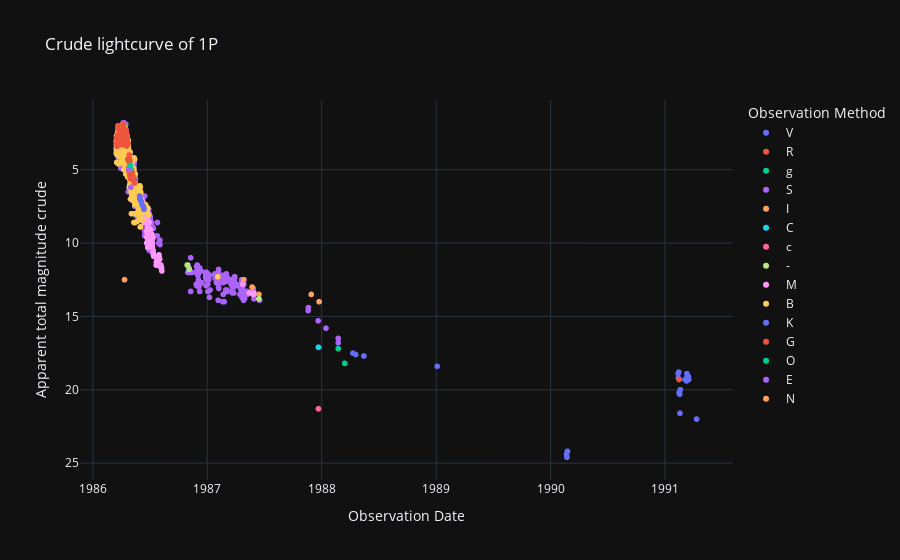

Source (notebook cell):
### Code cell
tipo_de_grafica = '1' 
generar_grafica(tipo_de_grafica, nombre_del_cometa, bases_de_datos)

### Figure 1 — Plotly figure (JSON) as saved in the notebook; plotly's stock layout.template omitted (floating-point values rounded to 4 significant figures; data arrays with more than 128 entries replaced by an {"elided": "..."} marker saying what was removed)
{"data": [{"hovertemplate": "Observation Method=V<br>Observation Date=%{x}<br>Apparent total magnitude crude=%{y}<extra></extra>", "legendgroup": "V", "marker": {"color": "#636efa", "symbol": "circle"}, "mode": "markers", "name": "V", "showlegend": true, "type": "scattergl", "x": ["1991-04-12T00:00:00", "1991-03-18T00:00:00", "1991-03-17T00:00:00", "1991-03-16T00:00:00", "1991-03-15T00:00:00", "1991-03-14T00:00:00", "1991-03-13T00:00:00", "1991-03-12T00:00:00", "1991-03-11T00:00:00", "1991-03-06T00:00:00", "1991-02-19T00:00:00", "1991-02-18T00:00:00", "1991-02-17T00:00:00", "1991-02-16T00:00:00", "1991-02-15T00:00:00", "1991-02-14T00:00:00", "1991-02-13T00:00:00", "1991-02-12T00:00:00", "1990-02-24T00:00:00", "1990-02-23T00:00:00", "1990-02-22T00:00:00", "1990-02-21T00:00:00", "1989-01-04T00:00:00", "1988-05-15T00:00:00", "1988-04-19T00:00:00", "1988-04-10T00:00:00"], "xaxis": "x", "y": [22, 19.3, 19.1, 19.1, 19.1, 19.1, 19.1, 18.9, 19.4, 19.3, 20, 21.6, 20.3, 20.2, 20.2, 18.8, 19.2, 18.9, 24.2, 24.2, 24.6, 24.4, 18.4, 17.7, 17.6, 17.5], "yaxis": "y"}, {"hovertemplate": "Observation Method=R<br>Observation Date=%{x}<br>Apparent total magnitude crude=%{y}<extra></extra>", "legendgroup": "R", "marker": {"color": "#EF553B", "symbol": "circle"}, "mode": "markers", "name": "R", "showlegend": true, "type": "scattergl", "x": ["1991-02-15T00:00:00"], "xaxis": "x", "y": [19.3], "yaxis": "y"}, {"hovertemplate": "Observation Method=g<br>Observation Date=%{x}<br>Apparent total magnitude crude=%{y}<extra></extra>", "legendgroup": "g", "marker": {"color": "#00cc96", "symbol": "circle"}, "mode": "markers", "name": "g", "showlegend": true, "type": "scattergl", "x": ["1988-03-15T00:00:00", "1988-02-23T00:00:00"], "xaxis": "x", "y": [18.2, 17.2], "yaxis": "y"}, {"hovertemplate": "Observation Method=S<br>Observation Date=%{x}<br>Apparent total magnitude crude=%{y}<extra></extra>", "legendgroup": "S", "marker": {"color": "#ab63fa", "symbol": "circle"}, "mode": "markers", "name": "S", "showlegend": true, "type": "scattergl", "x": {"elided": "975 str values"}, "xaxis": "x", "y": {"elided": "975 float values"}, "yaxis": "y"}, {"hovertemplate": "Observation Method=I<br>Observation Date=%{x}<br>Apparent total magnitude crude=%{y}<extra></extra>", "legendgroup": "I", "marker": {"color": "#FFA15A", "symbol": "circle"}, "mode": "markers", "name": "I", "showlegend": true, "type": "scattergl", "x": ["1987-12-24T00:00:00", "1987-11-29T00:00:00", "1987-06-15T00:00:00", "1987-05-27T00:00:00", "1987-05-24T00:00:00", "1987-04-27T00:00:00", "1986-04-20T00:00:00", "1986-04-19T00:00:00", "1986-04-16T00:00:00", "1986-04-14T00:00:00", "1986-04-13T00:00:00", "1986-04-12T00:00:00", "1986-04-10T00:00:00", "1986-04-09T00:00:00", "1986-04-05T00:00:00", "1986-04-03T00:00:00", "1986-03-22T00:00:00", "1986-03-22T00:00:00", "1986-03-18T00:00:00"], "xaxis": "x", "y": [14, 13.5, 13.5, 13.5, 13, 12.5, 3.3, 3.2, 2.6, 2.5, 2.6, 2.5, 2, 2.1, 2.9, 2.9, 2.6, 3, 3], "yaxis": "y"}, {"hovertemplate": "Observation Method=C<br>Observation Date=%{x}<br>Apparent total magnitude crude=%{y}<extra></extra>", "legendgroup": "C", "marker": {"color": "#19d3f3", "symbol": "circle"}, "mode": "markers", "name": "C", "showlegend": true, "type": "scattergl", "x": ["1987-12-22T00:00:00"], "xaxis": "x", "y": [17.1], "yaxis": "y"}, {"hovertemplate": "Observation Method=c<br>Observation Date=%{x}<br>Apparent total magnitude crude=%{y}<extra></extra>", "legendgroup": "c", "marker": {"color": "#FF6692", "symbol": "circle"}, "mode": "markers", "name": "c", "showlegend": true, "type": "scattergl", "x": ["1987-12-22T00:00:00"], "xaxis": "x", "y": [21.3], "yaxis": "y"}, {"hovertemplate": "Observation Method=-<br>Observation Date=%{x}<br>Apparent total magnitude crude=%{y}<extra></extra>", "legendgroup": "-", "marker": {"color": "#B6E880", "symbol": "circle"}, "mode": "markers", "name": "-", "showlegend": true, "type": "scattergl", "x": ["1987-06-15T00:00:00", "1986-11-04T00:00:00", "1986-10-31T00:00:00", "1986-10-29T00:00:00", "1986-05-25T00:00:00", "1986-05-12T00:00:00", "1986-05-10T00:00:00", "1986-05-10T00:00:00", "1986-05-08T00:00:00", "1986-05-07T00:00:00", "1986-05-06T00:00:00", "1986-05-06T00:00:00", "1986-05-05T00:00:00", "1986-05-04T00:00:00", "1986-05-04T00:00:00", "1986-05-04T00:00:00", "1986-05-04T00:00:00", "1986-05-03T00:00:00", "1986-05-02T00:00:00", "1986-05-02T00:00:00", "1986-05-02T00:00:00", "1986-05-01T00:00:00", "1986-04-30T00:00:00", "1986-04-30T00:00:00", "1986-04-30T00:00:00", "1986-04-29T00:00:00", "1986-04-29T00:00:00", "1986-04-28T00:00:00", "1986-04-28T00:00:00", "1986-04-28T00:00:00", "1986-04-28T00:00:00", "1986-04-27T00:00:00", "1986-04-27T00:00:00", "1986-04-26T00:00:00", "1986-04-26T00:00:00", "1986-04-24T00:00:00", "1986-04-23T00:00:00", "1986-04-22T00:00:00", "1986-04-21T00:00:00", "1986-04-20T00:00:00", "1986-04-19T00:00:00", "1986-04-19T00:00:00", "1986-04-18T00:00:00", "1986-04-17T00:00:00", "1986-04-17T00:00:00", "1986-04-17T00:00:00", "1986-04-16T00:00:00", "1986-04-16T00:00:00", "1986-04-16T00:00:00", "1986-04-15T00:00:00", "1986-04-14T00:00:00", "1986-04-14T00:00:00", "1986-04-13T00:00:00", "1986-04-13T00:00:00", "1986-04-12T00:00:00", "1986-04-12T00:00:00", "1986-04-12T00:00:00", "1986-04-11T00:00:00", "1986-04-11T00:00:00", "1986-04-11T00:00:00", "1986-04-11T00:00:00", "1986-04-10T00:00:00", "1986-04-10T00:00:00", "1986-04-10T00:00:00", "1986-04-09T00:00:00", "1986-04-09T00:00:00", "1986-04-09T00:00:00", "1986-04-09T00:00:00", "1986-04-08T00:00:00", "1986-04-08T00:00:00", "1986-04-07T00:00:00", "1986-04-07T00:00:00", "1986-04-07T00:00:00", "1986-04-07T00:00:00", "1986-04-07T00:00:00", "1986-04-06T00:00:00", "1986-04-06T00:00:00", "1986-04-06T00:00:00", "1986-04-06T00:00:00", "1986-04-06T00:00:00", "1986-04-05T00:00:00", "1986-04-05T00:00:00", "1986-04-05T00:00:00", "1986-04-04T00:00:00", "1986-04-03T00:00:00", "1986-04-03T00:00:00", "1986-04-03T00:00:00", "1986-04-03T00:00:00", "1986-04-03T00:00:00", "1986-04-02T00:00:00", "1986-04-02T00:00:00", "1986-04-01T00:00:00", "1986-04-01T00:00:00", "1986-04-01T00:00:00", "1986-03-31T00:00:00", "1986-03-31T00:00:00", "1986-03-30T00:00:00", "1986-03-30T00:00:00", "1986-03-29T00:00:00", "1986-03-28T00:00:00", "1986-03-27T00:00:00", "1986-03-27T00:00:00", "1986-03-24T00:00:00", "1986-03-23T00:00:00", "1986-03-22T00:00:00", "1986-03-22T00:00:00", "1986-03-22T00:00:00", "1986-03-20T00:00:00", "1986-03-20T00:00:00", "1986-03-20T00:00:00", "1986-03-19T00:00:00", "1986-03-19T00:00:00", "1986-03-19T00:00:00", "1986-03-19T00:00:00", "1986-03-18T00:00:00", "1986-03-18T00:00:00", "1986-03-17T00:00:00"], "xaxis": "x", "y": [13.8, 11.8, 11.5, 11.5, 6.9, 6, 6, 6, 5.8, 5.4, 5.2, 5.1, 4.9, 5.2, 5.4, 5.7, 4.8, 4.8, 5.6, 5.2, 4.2, 4.7, 4.5, 4.5, 4.5, 4.8, 4.2, 4.3, 4.3, 4.3, 4.1, 4.3, 4.1, 4.3, 4.3, 3.9, 3, 3.3, 3.3, 3, 2.7, 3, 3, 2.8, 2.5, 3.4, 3.8, 2.8, 2.5, 2.8, 2.5, 2.4, 3, 2.4, 3.6, 2.4, 3, 3.7, 3, 2.1, 2, 3, 3, 3, 2.4, 2.8, 2, 3, 2.4, 2.8, 2.6, 2.8, 3, 2.5, 3, 2.7, 3.3, 3.3, 3, 2, 3.4, 3, 2.5, 3, 3.3, 3.3, 3, 2.5, 2.5, 3, 3, 2.9, 3, 3, 3, 3.2, 3.2, 2.9, 2.9, 3.2, 3.3, 3.1, 3.3, 2.7, 2.8, 2.8, 3.1, 3.1, 2.6, 2.9, 2.8, 3.2, 2.7, 2.8, 2.9, 2.7, 3.1], "yaxis": "y"}, {"hovertemplate": "Observation Method=M<br>Observation Date=%{x}<br>Apparent total magnitude crude=%{y}<extra></extra>", "legendgroup": "M", "marker": {"color": "#FF97FF", "symbol": "circle"}, "mode": "markers", "name": "M", "showlegend": true, "type": "scattergl", "x": {"elided": "513 str values"}, "xaxis": "x", "y": {"elided": "513 float values"}, "yaxis": "y"}, {"hovertemplate": "Observation Method=B<br>Observation Date=%{x}<br>Apparent total magnitude crude=%{y}<extra></extra>", "legendgroup": "B", "marker": {"color": "#FECB52", "symbol": "circle"}, "mode": "markers", "name": "B", "showlegend": true, "type": "scattergl", "x": {"elided": "715 str values"}, "xaxis": "x", "y": {"elided": "715 float values"}, "yaxis": "y"}, {"hovertemplate": "Observation Method=K<br>Observation Date=%{x}<br>Apparent total magnitude crude=%{y}<extra></extra>", "legendgroup": "K", "marker": {"color": "#636efa", "symbol": "circle"}, "mode": "markers", "name": "K", "showlegend": true, "type": "scattergl", "x": ["1986-06-13T00:00:00", "1986-06-12T00:00:00", "1986-06-11T00:00:00", "1986-06-07T00:00:00", "1986-06-05T00:00:00", "1986-06-01T00:00:00", "1986-05-31T00:00:00", "1986-05-30T00:00:00", "1986-05-15T00:00:00", "1986-05-13T00:00:00", "1986-05-12T00:00:00", "1986-04-06T00:00:00", "1986-04-05T00:00:00", "1986-04-04T00:00:00", "1986-03-30T00:00:00", "1986-03-28T00:00:00", "1986-03-27T00:00:00"], "xaxis": "x", "y": [7.7, 7.6, 7.5, 7.4, 7.2, 7, 7, 6.8, 5.7, 5.7, 5.6, 2.4, 2.9, 2.9, 2.8, 3.1, 3], "yaxis": "y"}, {"hovertemplate": "Observation Method=G<br>Observation Date=%{x}<br>Apparent total magnitude crude=%{y}<extra></extra>", "legendgroup": "G", "marker": {"color": "#EF553B", "symbol": "circle"}, "mode": "markers", "name": "G", "showlegend": true, "type": "scattergl", "x": ["1986-05-14T00:00:00", "1986-05-13T00:00:00", "1986-05-12T00:00:00", "1986-05-11T00:00:00", "1986-05-10T00:00:00", "1986-05-09T00:00:00", "1986-05-08T00:00:00", "1986-05-07T00:00:00", "1986-05-05T00:00:00", "1986-05-04T00:00:00", "1986-05-01T00:00:00", "1986-04-30T00:00:00", "1986-04-29T00:00:00", "1986-04-29T00:00:00", "1986-04-29T00:00:00", "1986-04-29T00:00:00", "1986-04-28T00:00:00", "1986-04-28T00:00:00", "1986-04-28T00:00:00", "1986-04-27T00:00:00", "1986-04-27T00:00:00", "1986-04-27T00:00:00", "1986-04-27T00:00:00", "1986-04-27T00:00:00", "1986-04-26T00:00:00", "1986-04-26T00:00:00", "1986-04-25T00:00:00", "1986-04-25T00:00:00", "1986-04-25T00:00:00", "1986-04-24T00:00:00", "1986-04-22T00:00:00", "1986-04-21T00:00:00", "1986-04-20T00:00:00", "1986-04-19T00:00:00", "1986-04-19T00:00:00", "1986-04-18T00:00:00", "1986-04-16T00:00:00", "1986-04-16T00:00:00", "1986-04-15T00:00:00", "1986-04-15T00:00:00", "1986-04-15T00:00:00", "1986-04-15T00:00:00", "1986-04-14T00:00:00", "1986-04-14T00:00:00", "1986-04-14T00:00:00", "1986-04-13T00:00:00", "1986-04-13T00:00:00", "1986-04-12T00:00:00", "1986-04-11T00:00:00", "1986-04-11T00:00:00", "1986-04-11T00:00:00", "1986-04-11T00:00:00", "1986-04-10T00:00:00", "1986-04-10T00:00:00", "1986-04-10T00:00:00", "1986-04-10T00:00:00", "1986-04-09T00:00:00", "1986-04-09T00:00:00", "1986-04-09T00:00:00", "1986-04-09T00:00:00", "1986-04-08T00:00:00", "1986-04-08T00:00:00", "1986-04-08T00:00:00", "1986-04-07T00:00:00", "1986-04-07T00:00:00", "1986-04-07T00:00:00", "1986-04-07T00:00:00", "1986-04-07T00:00:00", "1986-04-06T00:00:00", "1986-04-06T00:00:00", "1986-04-06T00:00:00", "1986-04-05T00:00:00", "1986-04-05T00:00:00", "1986-04-05T00:00:00", "1986-04-04T00:00:00", "1986-04-03T00:00:00", "1986-04-03T00:00:00", "1986-04-02T00:00:00", "1986-04-02T00:00:00", "1986-04-02T00:00:00", "1986-04-02T00:00:00", "1986-04-01T00:00:00", "1986-04-01T00:00:00", "1986-04-01T00:00:00", "1986-03-31T00:00:00", "1986-03-31T00:00:00", "1986-03-30T00:00:00", "1986-03-30T00:00:00", "1986-03-30T00:00:00", "1986-03-28T00:00:00", "1986-03-28T00:00:00", "1986-03-27T00:00:00", "1986-03-26T00:00:00", "1986-03-24T00:00:00", "1986-03-23T00:00:00", "1986-03-22T00:00:00", "1986-03-22T00:00:00", "1986-03-22T00:00:00", "1986-03-21T00:00:00", "1986-03-21T00:00:00", "1986-03-20T00:00:00", "1986-03-20T00:00:00", "1986-03-20T00:00:00", "1986-03-20T00:00:00", "1986-03-19T00:00:00", "1986-03-19T00:00:00", "1986-03-18T00:00:00", "1986-03-18T00:00:00"], "xaxis": "x", "y": [5.9, 5.9, 5.8, 5.6, 5.5, 5.7, 5.5, 5.2, 5.2, 5, 5.2, 5.6, 4.4, 5.4, 5.2, 5.3, 4.3, 5.1, 5.2, 4.5, 5.1, 5, 5, 4, 5.1, 5.1, 4.3, 4.9, 5, 3.2, 4.3, 3, 2.9, 3.4, 2.7, 2.4, 3.2, 2.5, 3.1, 2.3, 2.4, 2.8, 3, 2.3, 2.4, 3.1, 2.5, 3.3, 3, 3, 2.3, 2.7, 3.1, 2.8, 2.9, 2.2, 3, 3, 1.9, 2.9, 3, 2, 2.3, 2.8, 3, 1.9, 1.9, 2.4, 2.8, 2.4, 2.5, 3.1, 2.3, 3.2, 2.4, 3, 2.4, 3, 3, 2.4, 3.3, 3.3, 2.5, 3.2, 2.8, 3.3, 2.7, 2.7, 3.3, 3, 3.3, 3.1, 3.2, 2.7, 2.7, 2, 2.6, 3.3, 2.2, 2.7, 2.8, 2.8, 3.4, 3, 2.9, 3.4, 2.8, 3.2], "yaxis": "y"}, {"hovertemplate": "Observation Method=O<br>Observation Date=%{x}<br>Apparent total magnitude crude=%{y}<extra></extra>", "legendgroup": "O", "marker": {"color": "#00cc96", "symbol": "circle"}, "mode": "markers", "name": "O", "showlegend": true, "type": "scattergl", "x": ["1986-05-02T00:00:00", "1986-05-01T00:00:00"], "xaxis": "x", "y": [4.9, 4.7], "yaxis": "y"}, {"hovertemplate": "Observation Method=E<br>Observation Date=%{x}<br>Apparent total magnitude crude=%{y}<extra></extra>", "legendgroup": "E", "marker": {"color": "#ab63fa", "symbol": "circle"}, "mode": "markers", "name": "E", "showlegend": true, "type": "scattergl", "x": ["1986-05-02T00:00:00", "1986-04-25T00:00:00"], "xaxis": "x", "y": [6.2, 5], "yaxis": "y"}, {"hovertemplate": "Observation Method=N<br>Observation Date=%{x}<br>Apparent total magnitude crude=%{y}<extra></extra>", "legendgroup": "N", "marker": {"color": "#FFA15A", "symbol": "circle"}, "mode": "markers", "name": "N", "showlegend": true, "type": "scattergl", "x": ["1986-04-12T00:00:00"], "xaxis": "x", "y": [12.5], "yaxis": "y"}], "layout": {"legend": {"title": {"text": "Observation Method"}, "tracegroupgap": 0}, "title": {"text": "Crude lightcurve of 1P"}, "xaxis": {"anchor": "y", "domain": [0, 1], "title": {"text": "Observation Date"}}, "yaxis": {"anchor": "x", "autorange": "reversed", "domain": [0, 1], "title": {"text": "Apparent total magnitude crude"}}}}
